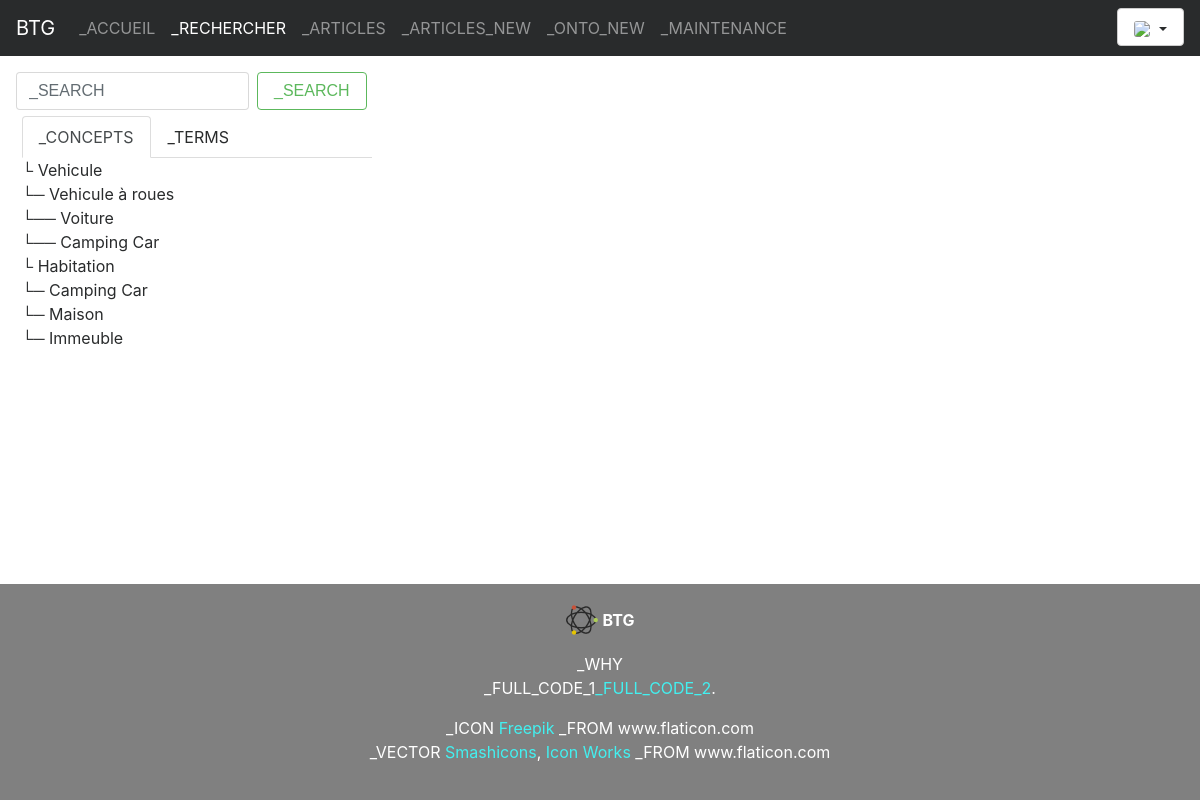
The page / on the database its author committed.
### tables this page shows
CREATE TABLE concept (
	id int AUTO_INCREMENT,
	nom varchar(200) DEFAULT '',
	CONSTRAINT pk_concept_id PRIMARY KEY (id)
);

### index.php (called while the page is built, shortened)
<?php
include_once 'db.php';
include_once 'controllers/route.php';
?>

### controllers/controller.php (called while the page is built, shortened)
<?php
class Controller{
	public function render($view, $d=null, $componentsBefore=[], $componentsAfter=[], $option=null) {
		$controller = get_class($this);
		$model = substr($controller, 0,
		strpos($controller, "Controller"));
		$data = $d;
		include_once "views/".strtolower($model)."/".$view.".php";
	}
}
?>

### controllers/siteController.php (called while the page is built, shortened)
<?php
class SiteController extends Controller{
	public function rechercher(){
		$data['onto'] = Concept::findAllWithChildrens();
		$data['termes'] = Terme::findAllPrefered(Langue::findByName($_SESSION['langue']));
		$this->render('rechercher', $data);
	}
}
?>

### models/model.php (called while the page is built, shortened)
<?php
abstract class Model{
	public function __get($fieldName) {
		$varName = $fieldName;
		if (property_exists(get_class($this), $varName))
			return $this->$varName;
		else
			throw new Exception("Unknown attribute: ".$fieldName);
	}
}
?>

### models/concept.php (called while the page is built, shortened)
<?php
class Concept extends Model{
	static public $tableName = "concept";
	public function __construct($pNom, $pId = null, $conceptsFils=null){
		$this->id = $pId;
		$this->nom = $pNom;
		$this->conceptsFils = $conceptsFils;
	}
	static public function findByIdWithChildrens($pId){
		$query = db()->prepare("SELECT * FROM ".self::$tableName." WHERE id = ".$pId."");
		$query->execute();
		if ($query->rowCount() > 0){
			$row = $query->fetch(PDO::FETCH_ASSOC);
			$id = $row['id'];
			$nom = $row['nom'];
			$query = db()->prepare("SELECT conceptFrom_id FROM relation WHERE type=\"isA\" and conceptTo_id=".$pId);
			$query->execute();
			$conceptsFils = [];
			if ($query->rowCount() > 0){
				$results = $query->fetchAll();
				foreach ($results as $row) {
					array_push($conceptsFils, self::findByIdWithChildrens($row["conceptFrom_id"]));
				}
			}
			return new Concept($nom, $id, $conceptsFils);
		}
		return null;
	}
	static public function findAllWithChildrens(){
		$requete = "SELECT id FROM concept WHERE concept.id NOT IN(SELECT conceptFrom_id FROM relation WHERE type=\"isA\")";
		$query = db()->prepare($requete);
		$query->execute();
		$returnList = [];
		if ($query->rowCount() > 0){
			$results = $query->fetchAll();
			foreach ($results as $row) {
				array_push($returnList, self::findByIdWithChildrens($row["id"]));
			}
		}
		return $returnList;
	}
}
?>

### db.php (called while the page is built, shortened)
<?php
$host = $_ENV['host'];
$databaseName = $_ENV['databaseName'];
$user = $_ENV['db_user'];
$password = $_ENV['db_password'];
function db(){
	global $host;
	global $databaseName;
	global $user;
	global $password;
	$db = new PDO("mysql:host=".$host.";dbname=".$databaseName, $user, $password, array(
				PDO::ATTR_EMULATE_PREPARES=>false,
				PDO::MYSQL_ATTR_DIRECT_QUERY=>false,
				PDO::ATTR_ERRMODE=>PDO::ERRMODE_EXCEPTION));
	$db->exec("SET CHARACTER SET utf8");
	return $db;
}
?>

### views/site/rechercher.php (the view, shortened to what this page needs)
<form method="post" action =".?r=Article/ajaxRechercher" enctype="multipart/form-data" class="form-inline my-2 my-lg-0">
	<input class="form-control mr-sm-2" type="text" id="queryInput" placeholder="<?php echo _SEARCH;?>">
	<button class="btn btn-outline-success my-2 my-sm-0" type="submit"><?php echo _SEARCH;?></button>
</form>
<div class="third">
	<ul class="nav nav-tabs">
		<li class="nav-item">
			<span class="nav-link active" id="tab1"><?php echo _CONCEPTS;?></span>
		</li>
		<li class="nav-item">
			<span class="nav-link" id="tab2"><?php echo _TERMS;?></span>
		</li>
	</ul>
	<div id="contentDivs">
		<div class="contentDiv" id="content1">
			<?php
				function printRecursive($concept, $callStack){
					echo '<div class="ontoTerminologieElement">&#x2514;'.str_repeat('&#x2500;', $callStack).' <span class="refConcept" id="ontoTerminologieElementName'.$concept->id.'">'.$concept->nom.'</span></div>';
					$callStack++;
					foreach($concept->conceptsFils as $fils){
						printRecursive($fils, $callStack);
					}
				}
				foreach($data['onto'] as $conceptRacine) {
					printRecursive($conceptRacine, 0);
				}
			?>
		</div>
	</div>
</div>

### controllers/route.php (shortened to what this page needs)
<?php
$parameters = array();
function parameters() {
	global $parameters;
	return $parameters;
}
if (isset(parameters()["r"])) {
	$route = parameters()["r"];
	if (strpos($route,"/") === FALSE)
		list($controller, $action) = array($route, "index");
	else
		list($controller, $action) = explode("/", $route);
	$controller = ucfirst($controller)."Controller";
	if(strpos($action,"ajax") === FALSE){
		include_once "views/header.php";
		$c = new $controller();
		$c->$action();
		include_once "views/footer.php";
	}else{
		$c = new $controller();
		$c->$action();
	}
} else {
	include_once "views/header.php";
	$c = new SiteController();
	$c->rechercher();
	include_once "views/footer.php";
}
?>

### views/header.php (shortened to what this page needs)
<!DOCTYPE html>
<html>
	<head>
		<link rel="stylesheet" href="lib/bootstrap4/css/bootstrap.min.css">
		<link rel="stylesheet" type="text/css" href="css/main.css">
		<link rel="stylesheet" type="text/css" href="lib/animate/animate.css">
	</head>
	<body>
		<header>
			<nav id="nav" class="navbar navbar-toggleable-md navbar-inverse bg-inverse">
				<a class="navbar-brand" href=".?r=site/index">BTG</a>
				<div class="collapse navbar-collapse" id="navbarToggler">
					<ul class="navbar-nav mr-auto mt-2 mt-md-0">
						<li class="nav-item">
							<a class="nav-link" href=".?r=site/index"><?php echo _ACCUEIL;?> <span class="sr-only">(current)</span></a>
						</li>
						<li class="nav-item">
							<a class="nav-link" href=".?r=site/rechercher"><?php echo _RECHERCHER;?></a>
						</li>
						<li class="nav-item">
							<a class="nav-link" href=".?r=article/showAll"><?php echo _ARTICLES;?></a>
						</li>
						<li class="nav-item">
							<a class="nav-link" href=".?r=article/create"><?php echo _ARTICLES_NEW;?></a>
						</li>
						<li class="nav-item">
							<a class="nav-link" href=".?r=site/creerOntoterminologie"><?php echo _ONTO_NEW;?></a>
						</li>
						<li class="nav-item">
							<a class="nav-link" href=".?r=maintenance/index"><?php echo _MAINTENANCE;?></a>
						</li>
					</ul>
					<div class="dropdown" id="dropdownLangues">
						<a class="btn btn-secondary dropdown-toggle" href="#" id="dropdownMenuLangues" data-toggle="dropdown" aria-haspopup="true" aria-expanded="false">
						<?php
							echo '<img src="images/langues/'.$_SESSION['langue'].'.svg"/> '.$_SESSION['langue'];
						?>
						</a>
					</div>
				</div>
			</nav>
		</header>
<div id="content">

### views/footer.php
		</div>
	</body>
	<footer>
		<p><image id="footerImg" src="./images/favicon-big.png"><span id="footerBtg">BTG</span></p>
		<p>
			<?php echo _WHY;?><br/>
			<?php echo _FULL_CODE_1;?><a href="https://github.com/Alexandre-Moreau/projet-s6" target="_blank"><?php echo _FULL_CODE_2;?></a>.
		</p>
		<p>
			<?php echo _ICON;?> <a href="https://www.flaticon.com/authors/freepik" target="_blank">Freepik</a> <?php echo _FROM;?> www.flaticon.com<br/>
			<?php echo _VECTOR;?> <a href="https://www.flaticon.com/authors/smashicons" target="_blank">Smashicons</a>, <a href="https://www.flaticon.com/authors/icon-works" target="_blank">Icon Works</a> <?php echo _FROM;?> www.flaticon.com
		</p>
	</footer>
</html>

### css/main.css (style rules this page uses)
html, body { height: 100%; width: 100%; background-color: white; }
#dropdownLangues img { height: 18px; border-radius: 3px; }
#content { width: 100%; display: inline-block; padding: 16px; min-height: 66vh; }
div .third { width: 30%; float: left; margin: 0.5%; }
footer { padding: 20px; text-align:center; background-color: grey; color: white; }
footer a { color:#42f0f0; }
#footerBtg { vertical-align: middle; margin-left: 5px; font-weight: bold; }
div.ontoTerminologieElement span.refConcept, div.ontoTerminologieElementTerme span.refConcept, button.dropdown-item, span.nav-link { cursor:pointer; }
span.nav-link.active { cursor:default; }

### rows shown on the page
concept: nom "Vehicule"
concept: callStack "─", nom "Vehicule à roues"
concept: callStack "──", nom "Voiture"
concept: callStack "──", nom "Camping Car", callStack "─"
concept: nom "Habitation"
concept: callStack "─", nom "Maison"
concept: callStack "─", nom "Immeuble"

### other values the page prints
_ACCUEIL "_ACCUEIL"
_RECHERCHER "_RECHERCHER"
_ARTICLES "_ARTICLES"
_ARTICLES_NEW "_ARTICLES_NEW"
_ONTO_NEW "_ONTO_NEW"
_MAINTENANCE "_MAINTENANCE"
_SEARCH "_SEARCH"
_CONCEPTS "_CONCEPTS"
_TERMS "_TERMS"
_WHY "_WHY"
_FULL_CODE_1 "_FULL_CODE_1"
_FULL_CODE_2 "_FULL_CODE_2"
_ICON "_ICON"
_FROM "_FROM"
_VECTOR "_VECTOR"
